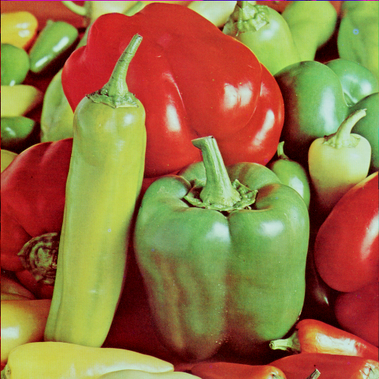
#> input picture lab-2---prostori-boja-i-thresholding-dr-antimonious/images/peppers.png, 379 x 379 px, shrunk from 512 x 512 before the run
$ jupyter execute lab2.ipynb   (shell and % lines are left out)
#> lines starting #> are read from the running program, lines starting #| are printed output that depends on the picture; after the words box and inside, x2 and y2 are one past the last pixel; in counts of white or black regions, pixels touching at a corner belong together
<a href="https://colab.research.google.com/github/ferit-osirv/lab-2---prostori-boja-i-thresholding-dr-antimonious/blob/main/lab2.ipynb" target="_parent"></a>

# Lab 2 - Thresholding i prostori boja

Ove laboratorijske vježbe se rješavaju u Google Colabu i spremaju na GitHub repozitorij koji je povezan na GitHub Classroom.

## Alati koje koristite za predavanje zadataka

U ovom dokumentu ćete rješavati zadatke. Ovo je **Jupyter Notebook** i ima ekstenziju **.ipynb**, interaktivno web okruženje za analizu podataka, vizualizaciju, prikaze rješenja, edukaciju i sl.

**Google Colab** je alat pomoću kojega možete pokretati i dijeliti Jupyter Notebook datoteke na Googleovim serverima, uključujući i korištenje Googleovih CPU, GPU i TPU resursa. Colab je kao Google Docs za Jupyter Notebook. **Google Colab ne sprema vašu zadaću na GitHub automatski.**

**GitHub koristite za spremanje i predavanje vaše zadaće.** Kad prihvatite zadatak preko GitHub classroom, automatski vam se kreira repozitorij na vašem GitHub računu s kopijom zadatka. Tamo ćete spremiti vaša rješenja. Spremanjem rješenja predajete zadatke tog labosa.

## Kako riješiti zadatke?

1. Prihvatite zadatak putem Google Classroom linka koji ćete dobiti. Google Classroom će kreirati repozitorij na vašem računu.
2. Uđite u novokreiran repozitorij na vašem računu u kliknite na **.ipynb** datoteku, zatim kliknite **Open in Colab**.
3. Zadatke rješavate u Google Colabu.

## Kako spremiti (predati) zadatke?

1. Unutar **Google Colaba** kliknite na **Open settings** kotačić u gornjem desnom kutu.
2. Kliknite na **GitHub** tab i odaberite kvačicu za **Access private repositories and organizations**.
3. Otvorit će se novi prozor da dodate pristup GitHubu. Kod **ferit-osirv** kliknite **Grant**.
4. Spremite i izađite iz postavki.

5. Kliknite na **File > Save a copy in GitHub**.
6. Odaberite kreiran repozitorij labosa **koji uključuje vaše ime**.

> *Napomena:* Korake 1-4 morate napraviti samo prvi put.

## Kopiranje datoteka iz GitHub repozitorija

Za izradu vježbi bit će vam potrebne slike i druge datoteke koje će se nalaziti u GitHub repozitoriju vježbe. Ovakva komanda će biti dostupna u notebooku svake vježbe. Ona će kopirati datoteke s GitHuba u Google Colab okruženje.

**Ovu komandu je potrebno pokrenuti prije nego što krenete raditi svaku vježbu.**

**Google Colab će povremeno obrisati sve datoteke.** Tako da će možda biti potrebno ponovno pokrenuti ovu komandu između dvije sesije. Ako dobivate greške da datoteke ne postoje, probajte ponovno pokrenuti gornju komandu.

[cell 1]
import numpy as np
import cv2 as cv
import matplotlib.pyplot as plt

# Color spaces

In this lab, you'll get familiar with image color spaces. On the web and in general usage, most images are encoded as **RGB**: **R**ed, **G**reen, and **B**lue. OpenCV generally uses **BGR**: Blue, Green, Red.

This is just one of the many ways we can represent an image. In an RGB image, we get a pixel by mixing the three colors. We can get the same pixel by using different numbers and formulae to combine them. For instance, the **CMYK** color space encodes each pixel in 4 primary colors: **C**yan, **M**agenta, **Y**ellow and **K**ey (Black). Since printers use these primary colors, CMYK is often used when preparing images for print.

Not all color spaces consist only of primary colors. For instance, **HSV** (**H**ue, **S**aturation, **V**alue) stores the color in Hue, the color's intensity in Saturation, and the general brightness of that pixel in Value. The Hue portion is a number in [0, 179] (in OpenCV, usually it's an arc around a circle, so [0, 360)) where 0 is red, and the hue slowly shifts to green and then blue as you get to higher numbers.

You can think of the whole HSV color space as a cylinder. The height on the cylinder corresponds to how dark the pixel is, the distance from the center tells you how non-gray it is, and the angle tells you which color the pixel is.

*(source: https://en.wikipedia.org/wiki/HSL_and_HSV#/media/File:HSV_color_solid_cylinder_saturation_gray.png)*

There are many color spaces each with its uses. One other color space we'll mention in **YCbCr**. Y is the **luma** component, similar to the Value in HSV. Cb is the **blue-difference chroma component**, i.e. how blue should this pixel be tinted. Similarly, Cr is the **red-difference chroma component**, which tells you how much should a pixel be tinted red. Even with a different type of representation, each YCbCr is capable of showing all RGB images.

*(source: https://en.wikipedia.org/wiki/YCbCr#/media/File:CCD.png)*

The reason YCbCr is important is because of the human eye. Our eyes are much more sensitive to luminance than actual color differences. Therefore, when compressing images, it's better to compress the chroma components than luminance if you want the image to look the same to a human observer.  This is called **chroma subsampling** and is used heavily in image and video compression, including MPEG, JPEG, DVD and Blu-Rays, and many others.

## In OpenCV

OpenCV supports a plethora of color spaces for images. The main function to convert color spaces is: [img = cv.cvtColor(img, code)](https://docs.opencv.org/master/d8/d01/group__imgproc__color__conversions.html#ga397ae87e1288a81d2363b61574eb8cab). The `code` tells OpenCV **from** which format to convert the image, as well as **to** which format. You can see all the color conversion codes [here](https://docs.opencv.org/master/d8/d01/group__imgproc__color__conversions.html#ga4e0972be5de079fed4e3a10e24ef5ef0). For example:

- cv.COLOR_BGR2YCrCb (BGR to YCbCr)
- cv.COLOR_YCrCb2BGR (back to BGR as the name suggests)
- cv.COLOR_RGB2HSV
- etc.

Note: You'll have to convert the image back to RGB if you want to use matplotlib to display it in its original form.

## Zadatak 1

Ucitajte sliku `images/peppers.png` pomocu OpenCV-a i pretvorite je u HSV prostor koristeći gore navedenu funkciju. Zatim slici u HSV prostoru dodajte H (hue) kanalu 30 za svaki piksel. Tu sliku pretvorite u RGB i prikazite.

[cell 2]
from google.colab.patches import cv2_imshow

pepper_bgr = cv.imread('images/peppers.png')
#> pepper_bgr is the input picture: shape (379, 379, 3); mean B, G, R 66.5, 115.6, 149.8
pepper_hsv = cv.cvtColor(pepper_bgr, cv.COLOR_BGR2HSV)
#> pepper_hsv: shape (379, 379, 3); mean H, S, V 41.8, 162.1, 165.8
pepper_hsv[:,:,0] += 30
#> pepper_hsv: shape (379, 379, 3); mean H, S, V 71.8, 162.1, 165.8
pepper_rgb = cv.cvtColor(pepper_hsv, cv.COLOR_HSV2RGB)
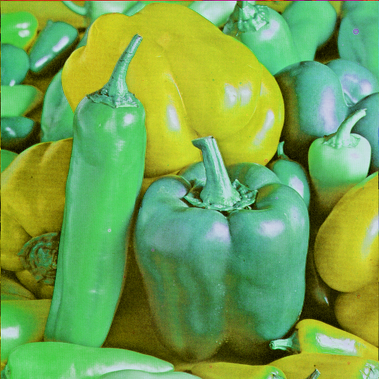
#> pepper_rgb: shape (379, 379, 3); mean R, G, B 115.1, 164.5, 80.8
cv2_imshow(pepper_rgb)

## Zadatak 2

Ucitajte sliku `images/peppers.png` pomocu OpenCV-a i pretvorite je u HSV prostor koristeći gore navedenu funkciju. Zatim slici u HSV postavite H (hue) kanalu na 0 za svaki piksel. Tu sliku pretvorite u RGB i prikazite.

[cell 3]
pepper_bgr = cv.imread('images/peppers.png')
pepper_hsv = cv.cvtColor(pepper_bgr, cv.COLOR_BGR2HSV)
pepper_hsv[:,:,0] = 0
#> pepper_hsv: shape (379, 379, 3); mean H, S, V 0, 162.1, 165.8
pepper_rgb = cv.cvtColor(pepper_hsv, cv.COLOR_HSV2RGB)
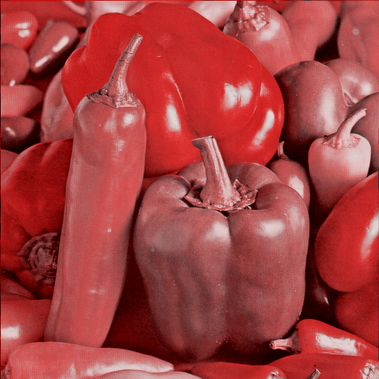
#> pepper_rgb: shape (379, 379, 3); mean R, G, B 165.8, 64.8, 64.8
cv2_imshow(pepper_rgb)

# Thresholding

## What is Thresholding?

The simplest segmentation method

Application example: Separate out regions of an image corresponding to
objects which we want to analyze. This separation is based on the variation
of intensity between the object pixels and the background pixels.

To differentiate the pixels we are interested in from the rest (which will
eventually be rejected), we perform a comparison of each pixel intensity
value with respect to a threshold (determined according to the problem to
solve).

Once we have separated properly the important pixels, we can set them with
a determined value to identify them (i.e. we can assign them a value of 0
(black), 255 (white) or any value that suits your needs).

## Simple Thresholding

Here, the matter is straight forward. If pixel value is greater than a
threshold value, it is assigned one value (may be white), else it is assigned
another value (may be black). The function used is `cv2.threshold`. First
argument is the source image, which should be a grayscale image. Second
argument is the threshold value which is used to classify the pixel values.
Third argument is the ` maxVal ` which represents the value to be given if pixel
value is more than (sometimes less than) the threshold value. OpenCV provides
different styles of thresholding and it is decided by the fourth parameter of
the function. Different types are:

- cv2.THRESH_BINARY
- cv2.THRESH_BINARY_INV
- cv2.THRESH_TRUNC
- cv2.THRESH_TOZERO
- cv2.THRESH_TOZERO_INV

To illustrate how these thresholding processes work, let’s consider that we
have a source image with pixels with intensity values $` src(x,y) `$.
The plot below
depicts this. The horizontal blue line represents the threshold $` thresh `$ (fixed).

The documentation clearly explains what each type is meant for. [Please check out the
documentation](http://docs.opencv.org/doc/tutorials/imgproc/threshold/threshold.html).

## Zadatak 3

Koristeci OpenCV ucitajte sliku `images/apple.jpg` kao **grayscale** sliku. Na njoj napravite jednostavan **binary** thresholding na 2 nacina: 1) putem gore navedene OpenCV funkcije i 2) putem numpyja postavljanjem svih piksela iznad neke vrijendosti na 255, a ostale na 0. Prikazite thresholdanu sliku.

[cell 4]
# opencv
grayscale_apple = cv.imread('images/apple.jpg', cv.IMREAD_GRAYSCALE)
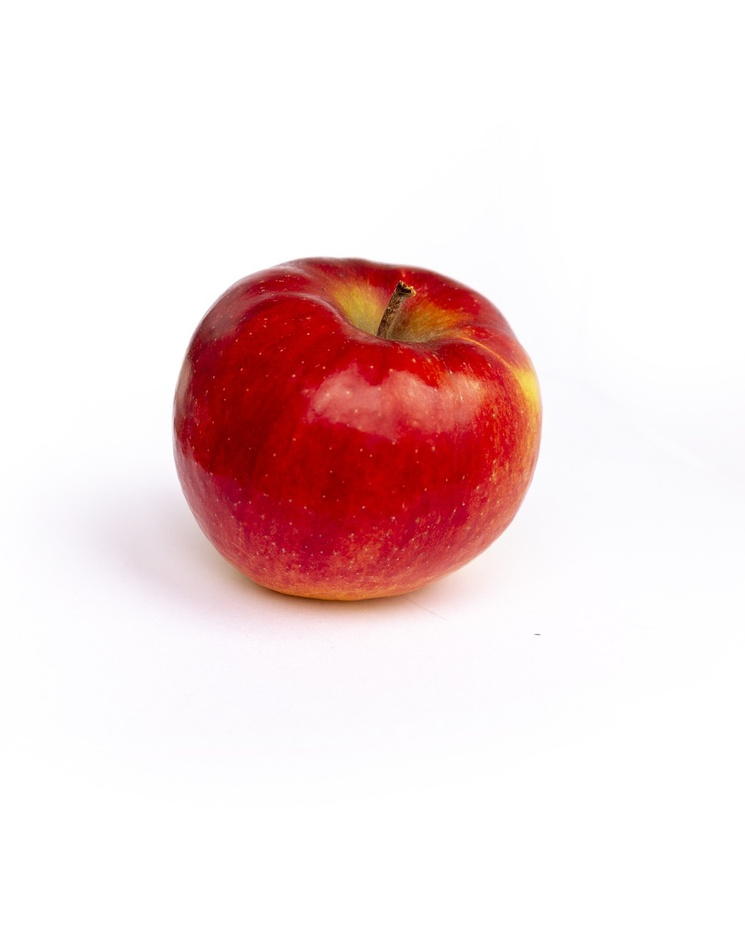
#> input picture lab-2---prostori-boja-i-thresholding-dr-antimonious/images/apple.jpg, 745 x 947 px, shrunk from 1007 x 1280 before the run
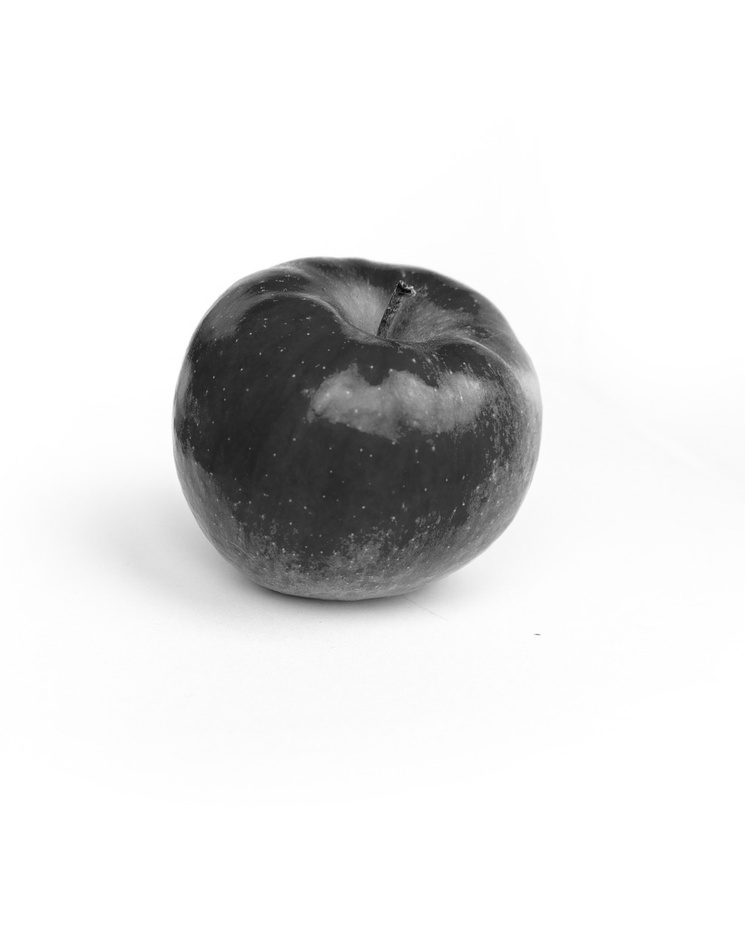
#> grayscale_apple: shape (947, 745); min 6, max 255, mean 227.4
_, threshold_apple = cv.threshold(grayscale_apple, 127, 255, cv.THRESH_BINARY)
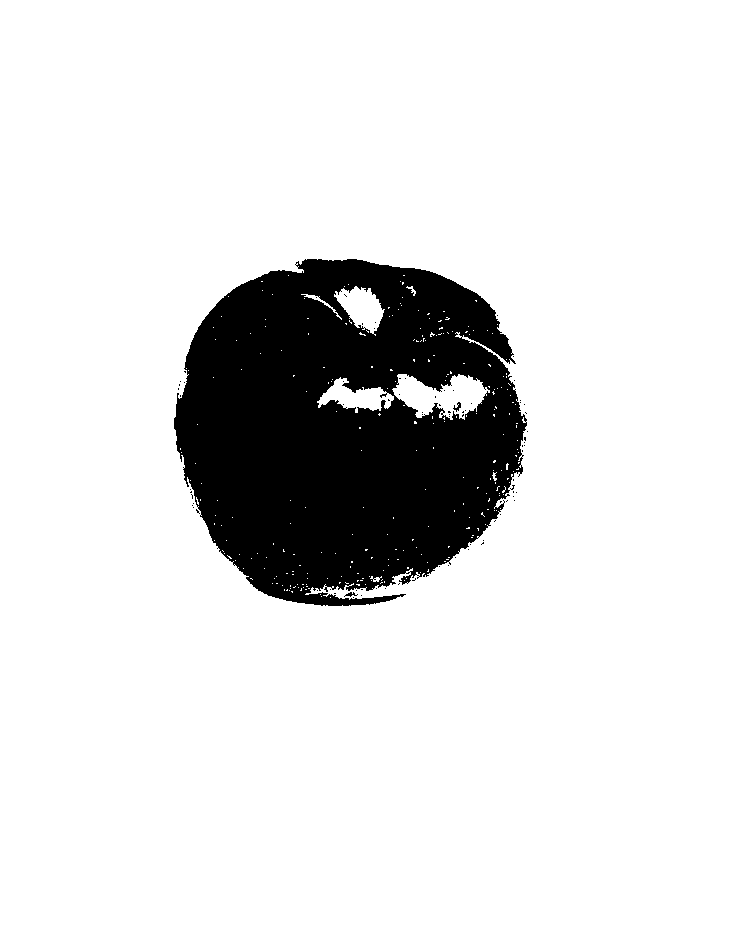
#> threshold_apple: shape (947, 745); 87.4% white; 81 black regions (78 under 20 px), largest, box (x1, y1, x2, y2) and area: (174, 259, 527, 606) 88491, (453, 402, 461, 412) 36, (344, 592, 358, 597) 31
cv2_imshow(threshold_apple)

[cell 5]
# numpy
threshold_apple = grayscale_apple.copy()
threshold_apple[:,:][threshold_apple > 127] = 255
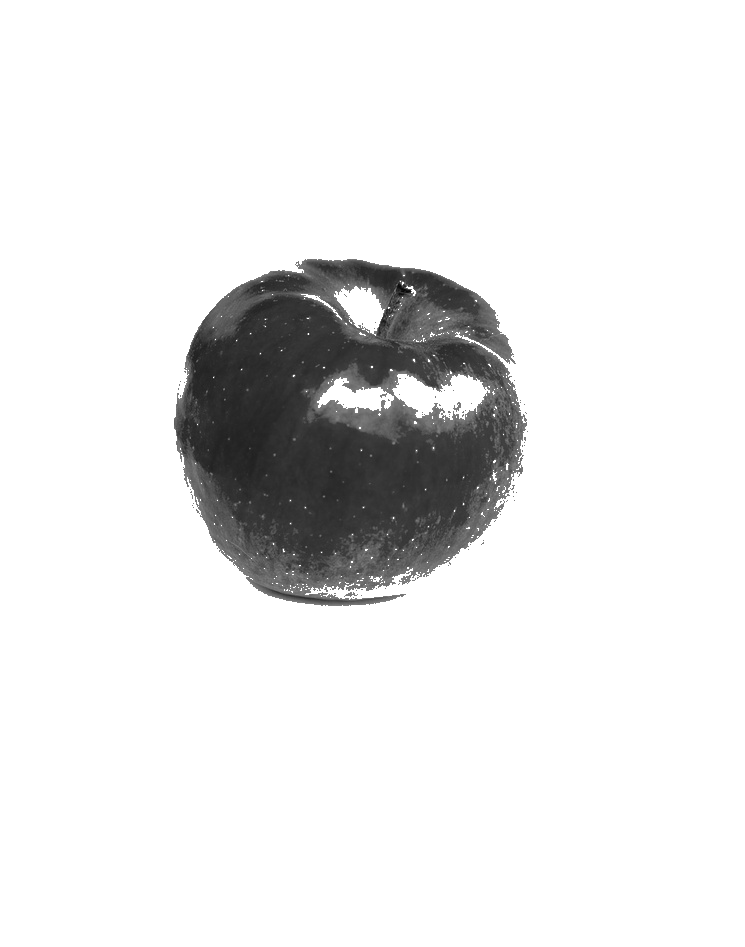
#> threshold_apple: shape (947, 745); min 6, max 255, mean 231.8
threshold_apple[:,:][threshold_apple <= 127] = 0
cv2_imshow(threshold_apple)

### Otsu binarizacija

**Binarizacija** slike je pretvaranje slike u format gdje svaki piksel moze biti samo jedna od dvije moguce vrijednosti. Kod `uint8` slika te vrijednosti su pretezno `0`(crna) i 255 (bijela). Kod `float` slika te vrijednosti su `0` (crna) ili `1.0` (bijela). **Binarijzacija** je cesto preteca **thresholdingu**, gdje sliku podijelimo na potpuno bijele i crne regije, a zatim iz originalne slike zadrzimo samo onaj dio koji je kod binarne slike potpuno bijel. Matematicki, mnozenjem originalne i binarne slike, oni pikseli koji su u binarnoj slici potpuno bijeli ostaju nepromjenjeni, ali oni koji su potpuno crni se mnoze s 0 tako da ce biti potpuno crni i na slici umnoska.

U proslom primjeru ste rucno odredili threshold. Otsu binarizacija je naprednija metoda koja na osnovi **histograma** slike odredi optimalan prag koji najbolje razdvaja piksele. Histogram je graf koji za svaku vrijednost prikazuje broj pojavljivanja te vrijednosti u nekom skupu podataka. U slučaju slike, histogram za svaku vrijednost boje pokazuje koliko piksela je te boje.

Pogledajmo histogram slike `apple.jpg`.

[cell 6]
img = cv.imread('images/apple.jpg', cv.IMREAD_GRAYSCALE)
plt.hist(img.flatten(), bins=256, range=(0, 255))
plt.ylim([0, 10000])
plt.xlim([0, 255])
plt.show()
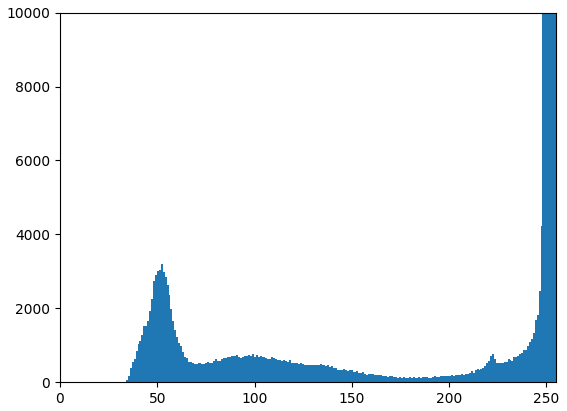
#> figure drawn by matplotlib, 1 panel; tallest bar 358549 high, from x = 254 to 255

Iz histograma je vidljivo da je vecina piksela grupirano oko vrijednosti 255 i 50. Odokativno vidimo da bi optimalan nacin razdvajanja piksela u dvije grupe bio s pragom izmedju 150 i 200, taj prag dobro odvaja dvije najvece skupine piksela.

## Zadatak 4

Prema sljedećem linku implementirajte Otsu binarizaciju slike `apple.jpg`. Prikazite rezultirajucu binarnu sliku **pomocu matplotliba**. Na konzolu isprintajte optimalan prag prema Otsu metodi.

[cell 7]
apple = cv.imread('images/apple.jpg', cv.IMREAD_GRAYSCALE)
ret, otsu = cv.threshold(apple, 0, 255, cv.THRESH_OTSU)
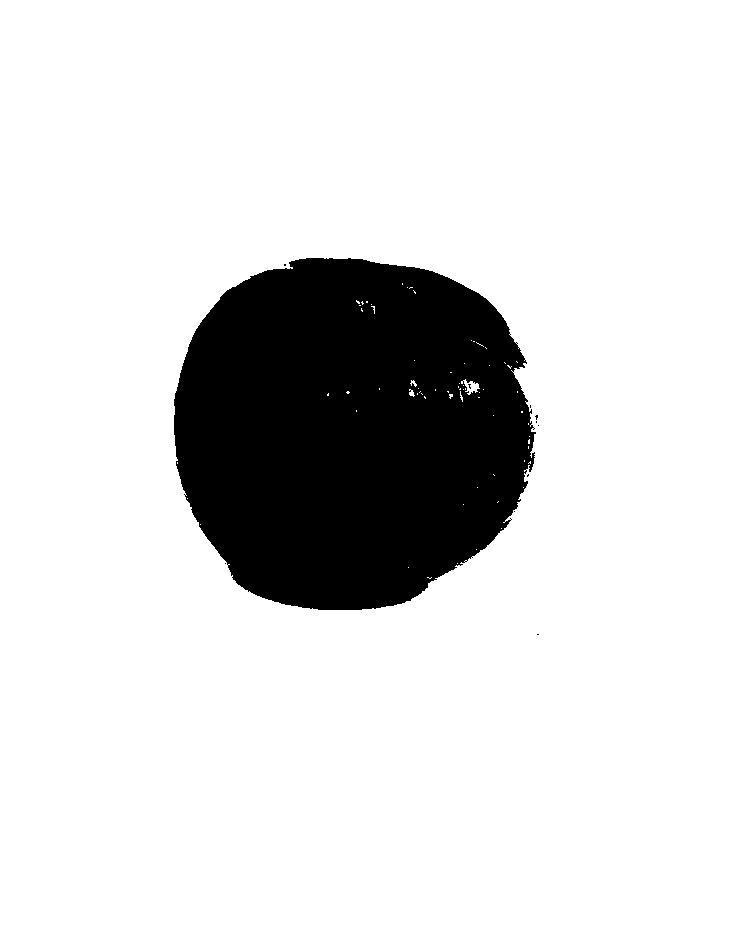
#> otsu: shape (947, 745); 85.6% white; 11 black regions (10 under 20 px), largest, box (x1, y1, x2, y2) and area: (174, 258, 536, 610) 101605
#> ret = 165
plt.imshow(otsu, cmap='gray')
print(ret)
#| 165.0

Takvu binarnu sliku mozemo korisiti kao **masku** za originalnu sliku. Maska je binarna slika koja ima vrijednost `0` za sve piksele koji ne trebaju biti vidljivi, a maksimulnu vrijednost (1.0 ili 255) za piksele koji trebaju biti vidljivi.

## Zadatak 5

Koristeći Otsu binarnu sliku kao masku, primjenite funkciju `img_thresholded = cv.bitwise_and(img, img, mask=mask)` gdje je `img` originalna grayscale slika jabuke, a `mask` Otsu binarna slika.

[cell 8]
apple_thresh = cv.bitwise_and(apple, apple, mask = otsu)
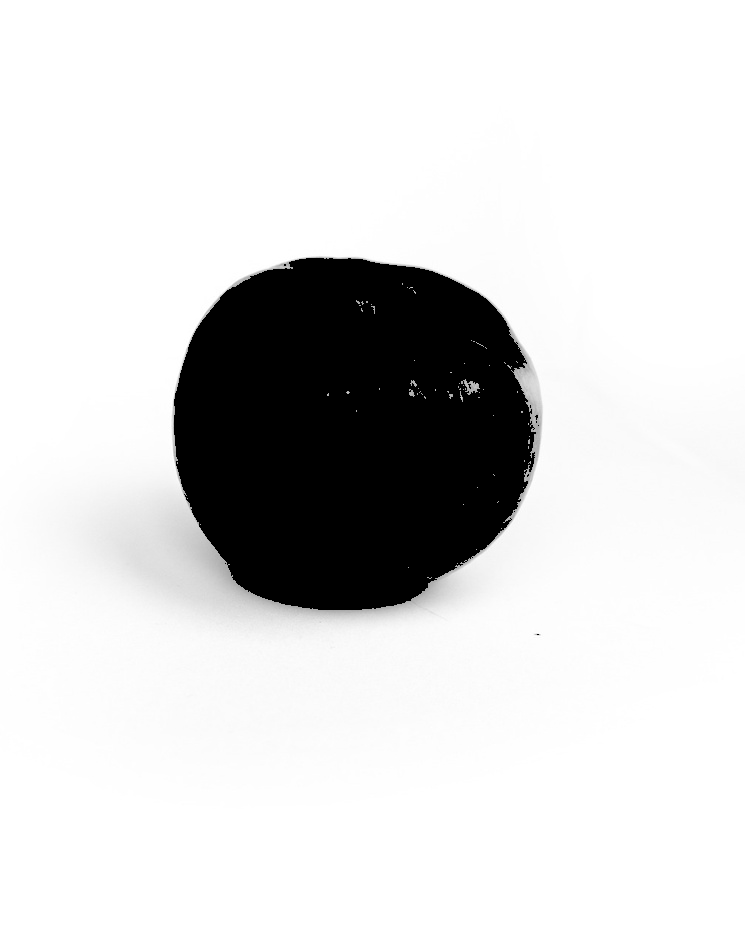
#> apple_thresh: shape (947, 745); min 0, max 255, mean 216
plt.imshow(apple_thresh, cmap='gray')
